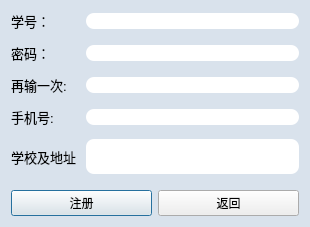
<?xml version="1.0" encoding="UTF-8"?>
<ui version="4.0">
 <class>RegisterDialog</class>
 <widget class="QDialog" name="RegisterDialog">
  <property name="geometry">
   <rect>
    <x>0</x>
    <y>0</y>
    <width>310</width>
    <height>227</height>
   </rect>
  </property>
  <property name="minimumSize">
   <size>
    <width>310</width>
    <height>227</height>
   </size>
  </property>
  <property name="maximumSize">
   <size>
    <width>310</width>
    <height>227</height>
   </size>
  </property>
  <property name="windowTitle">
   <string>注册</string>
  </property>
  <property name="styleSheet">
   <string notr="true">QLineEdit{
border-radius:8px;
}
QDialog{
	background-color: rgb(217, 226, 236);
}</string>
  </property>
  <layout class="QHBoxLayout" name="horizontalLayout_2">
   <item>
    <layout class="QVBoxLayout" name="verticalLayout">
     <item>
      <layout class="QGridLayout" name="gridLayout">
       <property name="bottomMargin">
        <number>10</number>
       </property>
       <property name="horizontalSpacing">
        <number>10</number>
       </property>
       <property name="verticalSpacing">
        <number>12</number>
       </property>
       <item row="2" column="0">
        <widget class="QLabel" name="label_3">
         <property name="font">
          <font>
           <pointsize>10</pointsize>
          </font>
         </property>
         <property name="text">
          <string>再输一次:</string>
         </property>
        </widget>
       </item>
       <item row="0" column="0">
        <widget class="QLabel" name="label">
         <property name="font">
          <font>
           <pointsize>10</pointsize>
          </font>
         </property>
         <property name="text">
          <string>学号：</string>
         </property>
        </widget>
       </item>
       <item row="0" column="1">
        <widget class="QLineEdit" name="new_username">
         <property name="maxLength">
          <number>12</number>
         </property>
        </widget>
       </item>
       <item row="1" column="1">
        <widget class="QLineEdit" name="newFirst_passwd">
         <property name="maxLength">
          <number>16</number>
         </property>
         <property name="echoMode">
          <enum>QLineEdit::EchoMode::Password</enum>
         </property>
        </widget>
       </item>
       <item row="2" column="1">
        <widget class="QLineEdit" name="newSec_passwd">
         <property name="minimumSize">
          <size>
           <width>137</width>
           <height>0</height>
          </size>
         </property>
         <property name="maxLength">
          <number>16</number>
         </property>
         <property name="echoMode">
          <enum>QLineEdit::EchoMode::Password</enum>
         </property>
        </widget>
       </item>
       <item row="3" column="0">
        <widget class="QLabel" name="label_4">
         <property name="font">
          <font>
           <pointsize>10</pointsize>
          </font>
         </property>
         <property name="text">
          <string>手机号:</string>
         </property>
        </widget>
       </item>
       <item row="1" column="0">
        <widget class="QLabel" name="label_2">
         <property name="font">
          <font>
           <pointsize>10</pointsize>
          </font>
         </property>
         <property name="text">
          <string>密码：</string>
         </property>
        </widget>
       </item>
       <item row="4" column="1">
        <widget class="QLineEdit" name="addressEdit">
         <property name="sizePolicy">
          <sizepolicy hsizetype="Expanding" vsizetype="Expanding">
           <horstretch>0</horstretch>
           <verstretch>0</verstretch>
          </sizepolicy>
         </property>
         <property name="minimumSize">
          <size>
           <width>0</width>
           <height>23</height>
          </size>
         </property>
         <property name="maxLength">
          <number>20</number>
         </property>
        </widget>
       </item>
       <item row="4" column="0">
        <widget class="QLabel" name="label_5">
         <property name="baseSize">
          <size>
           <width>0</width>
           <height>0</height>
          </size>
         </property>
         <property name="font">
          <font>
           <pointsize>10</pointsize>
          </font>
         </property>
         <property name="text">
          <string>学校及地址</string>
         </property>
        </widget>
       </item>
       <item row="3" column="1">
        <widget class="QLineEdit" name="phoneEdit_2">
         <property name="maxLength">
          <number>11</number>
         </property>
        </widget>
       </item>
      </layout>
     </item>
     <item>
      <layout class="QHBoxLayout" name="horizontalLayout">
       <item>
        <widget class="QPushButton" name="registerButton">
         <property name="text">
          <string>注册</string>
         </property>
        </widget>
       </item>
       <item>
        <widget class="QPushButton" name="cancelButton">
         <property name="text">
          <string>返回</string>
         </property>
        </widget>
       </item>
      </layout>
     </item>
    </layout>
   </item>
  </layout>
 </widget>
 <resources/>
 <connections/>
</ui>
